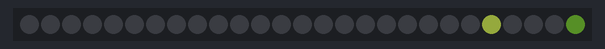
Bench run of a sketch on a simulated Arduino Uno, built with avr-gcc and run on an emulated ATmega328P. Shown: 27 RGB LEDs in strip order, left to right. Dim RGB values are drawn brighter than linear; random numbers use the default seed unless the sketch sets one.

Above: at 0.11 s.
At 5.07 s:
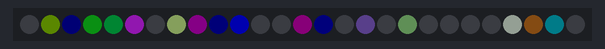
At 10.03 s:
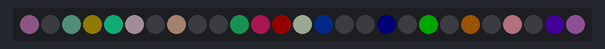
At 19.95 s:
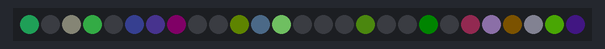
At 29.87 s:
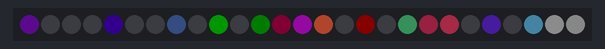
At 39.89 s:
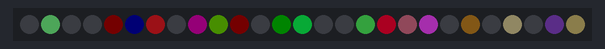

The sketch:

FastLED_Twinkie.ino
```cpp
#include <FastLED.h>                                           // FastLED library

#define NUM_LEDS 27                                           // Number of LED's
#define datapin 3                                             // Data pin
#define LED_TYPE NEOPIXEL                                        // What kind of strip are you using?
#define BRIGHTNESS  100                                        // How bright do we want to go

struct CRGB ledsA[NUM_LEDS];                                    // Initializxe our array

// Initialize global variables for sequences
int thisdelay = 8;                                                 // A delay value for the sequence(s)


void setup(){
  LEDS.setBrightness(BRIGHTNESS);
  LEDS.addLeds<NEOPIXEL, datapin>(ledsA, NUM_LEDS);
  memset(ledsA, 0,  NUM_LEDS * sizeof(struct CRGB));
}

unsigned long functionDuration = 10*60UL;//30*60000UL;
unsigned long cycleStart;
int state;


void loop () {
  twinkle();
}

void twinkle() {
  int i = random(NUM_LEDS);                                           // A random number. Higher number => fewer twinkles. Use random16() for values >255.
  if (i < NUM_LEDS) ledsA[i] = CHSV(random(255), random(255), random(255));              // Only the lowest probability twinkles will do. You could even randomize the hue/saturation. .
  for (int j = 0; j < NUM_LEDS; j++) ledsA[j].fadeToBlackBy(8);

  LEDS.show();                                                // Standard FastLED display
  //show_at_max_brightness_for_power();                          // Power managed FastLED display

  //delay(10);                                            // Standard delay
  LEDS.delay(50);                                     // FastLED delay
  //delay_at_max_brightness_for_power(thisdelay);              // Power managed FastLED delay
} // twinkle()
```
